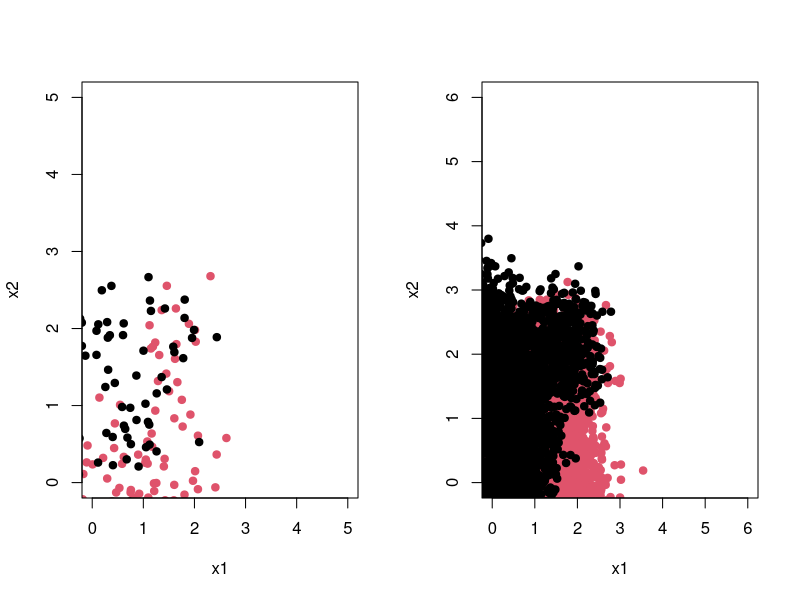
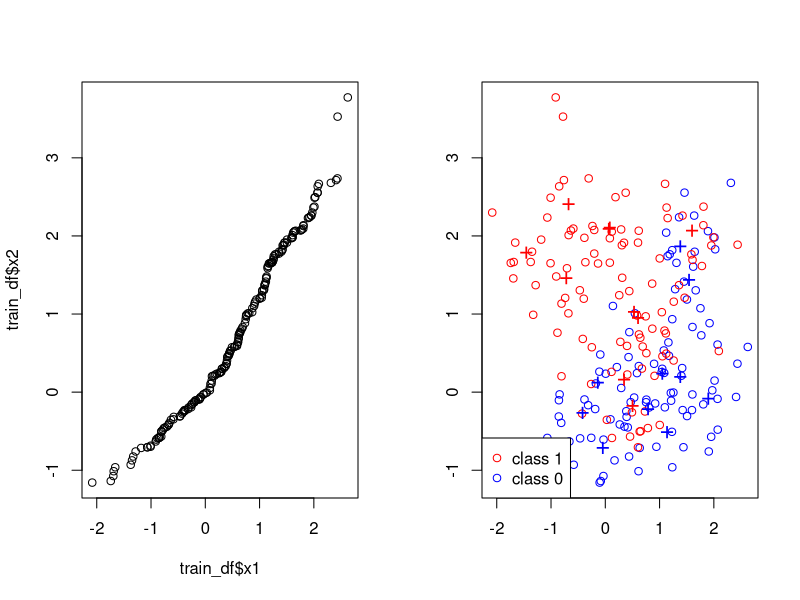
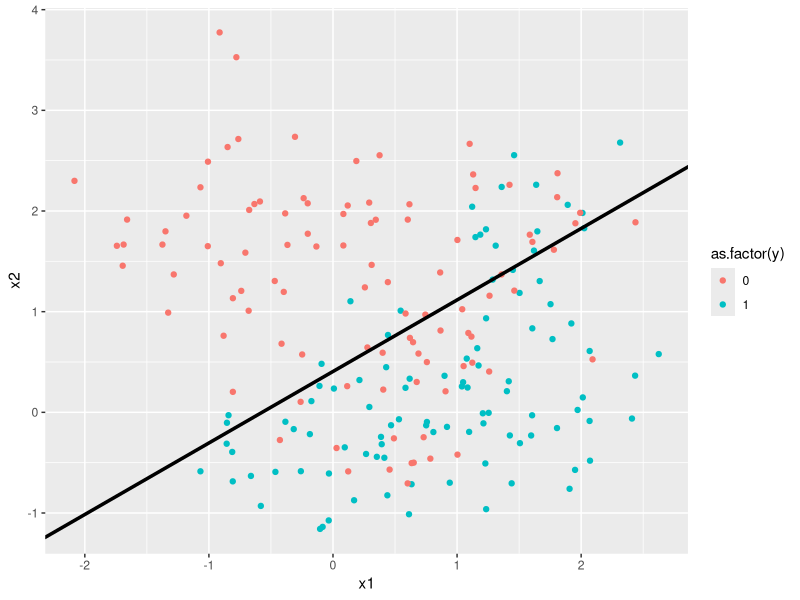
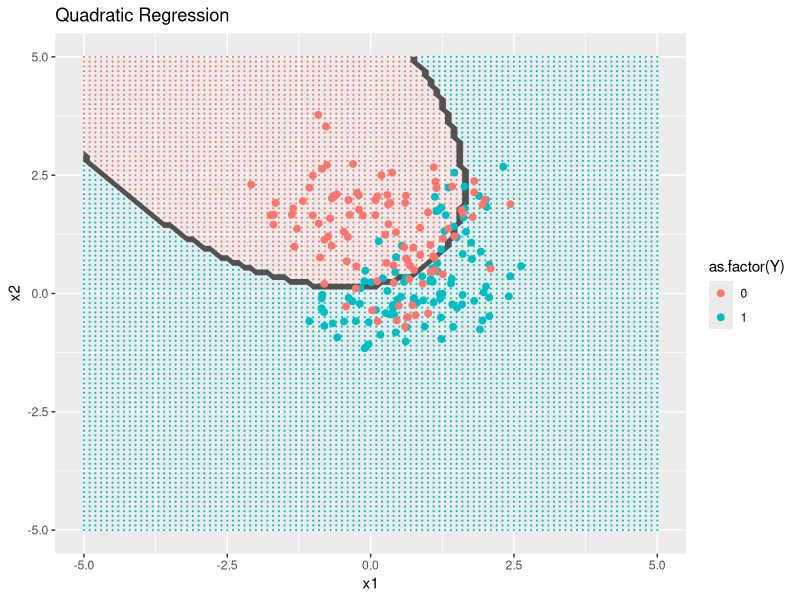

Write R code to recreate these figures, in order. (Note: this script raises an error after producing the figures.)
## ---- chunk 1
options(scipen = 1, digits = 4, width = 80, fig.align = "center")
library(class)
library(ggplot2)
## ---- chunk 2
# fill the following result during 20 simulation run
linearTestErr = data.frame(method = rep("linear",20), set = rep("test", 20), errorRate = rep(0, 20)  )
linearTrainErr = data.frame(method = rep("linear",20), set = rep("train", 20), errorRate = rep(0, 20)  )

quadTestErr = data.frame(method = rep("quadratic",20), set = rep("test", 20), errorRate = rep(0, 20)  )
quadTrainErr = data.frame(method = rep("quadratic",20), set = rep("train", 20), errorRate = rep(0, 20)  )

knnTestErr = data.frame(method = rep("KNN",20), set = rep("test", 20), errorRate = rep(0, 20)  )
knnTrainErr = data.frame(method = rep("KNN",20), set = rep("train", 20), errorRate = rep(0, 20)  )

bayesTestErr = data.frame(method = rep("bayesRule",20), set = rep("test", 20), errorRate = rep(0, 20)  )
bayesTrainErr = data.frame(method = rep("bayesRule",20), set = rep("train", 20), errorRate = rep(0, 20)  )

KNNCvBestK = rep(0, 20)

## ---- chunk 3
set.seed(8742)
centers = 10; # number of centers
p = 2;      
sd = 1;  # sd for generating the centers within each class
m1 = matrix(rnorm(centers*p), centers, p)*sd + cbind( rep(1,centers), rep(0,centers));
m0 = matrix(rnorm(centers*p), centers, p)*sd + cbind( rep(0,centers), rep(1,centers));

## ---- chunk 4
generate_sim_data= function(centers = 10, n = 100, p = 2, sd = sqrt(1/5) ) {
  # Randomly allocate the n samples for class 1  to the 10 clusters
  id1 = sample(1:centers, n, replace = TRUE);
  # Randomly allocate the n samples for class 1 to the 10 clusters
  id0 = sample(1:centers, n, replace = TRUE);  
  matrix(rnorm(2*n*p), 2*n, p)*sd + rbind(m1[id1,], m0[id0,])
}
## ---- chunk 5
n = 100
train_data = generate_sim_data()
cl_train = factor(c(rep(1,n), rep(0,n)))
train_df = data.frame(train_data)
train_df$y = c(c(rep(1,n), rep(0,n)))
colnames(train_df) = c("x1","x2","y")
## ---- chunk 6
N = 5000
test_data = generate_sim_data(n = N)
cl_test = factor(c(rep(1,N), rep(0,N)))
test_df = data.frame(test_data)
test_df$y = cl_test
colnames(test_df) = c("x1","x2","y")
## ---- chunk 7
par(mfrow = c(1,2))
plot(x2 ~ x1, col = cl_train, data = train_df,
     ylim = c(0, 5), xlim = c(0, 5), pch = 20, cex = 1.5)
plot(x2 ~ x1, col = cl_test, data = test_df,
     ylim = c(0, 6), xlim = c(0, 6), pch = 20, cex = 1.5)
qqplot(train_df$x1,train_df$x2,plot.it = TRUE)
## ---- chunk 8
plot(train_data[, 1], train_data[, 2], type = "n", xlab = "", ylab = "")

points(train_data[1:n, 1], train_data[1:n, 2], col = "blue");
points(train_data[(n+1):(2*n), 1], train_data[(n+1):(2*n), 2], col="red"); 

points(m1[1:10, 1], m1[1:10, 2], pch="+", cex=1.5, col="blue");    
points(m0[1:10, 1], m0[1:10, 2], pch="+", cex=1.5, col="red");   

legend("bottomleft", pch = c(1,1), col = c("red", "blue"), 
       legend = c("class 1", "class 0"))
## ---- chunk 9
lm_fit = lm(y ~ ., data = train_df)
lm_pred_cl_train = as.numeric(lm_fit$fitted > 0.5)
paste("Train Error with Linear Regression Model:",mean(train_df$y != lm_pred_cl_train))
paste("Test Error with Linear Regression Model:",round(mean(ifelse(predict(lm_fit, newdata = test_df, interval = "prediction") > 0.5, 1, 0) != test_df$y),4))
## ---- chunk 10
ggplot(data = train_df, aes(x = x1, y = x2, color = as.factor(y))) + 
    geom_point() + geom_abline(slope = -lm_fit$coefficients[2]/lm_fit$coefficients[3], 
    intercept = (0.5 - lm_fit$coefficients[1])/lm_fit$coefficients[3], 
    size = 1.2)
## ---- chunk 11
quad_fit = lm(y ~ x1 + x2 + I(x1*x2) + I(x1^2) + I(x2^2), data = train_df)
lm_pred_cl_train = as.numeric(quad_fit$fitted > 0.5)
paste("Train Error with Quadratic Model:",mean(train_df$y != lm_pred_cl_train))
paste("Test Error with Quadratic Model:",round(mean(ifelse(predict(quad_fit, newdata = test_df, interval = "prediction") > 0.5, 1, 0) != test_df$y),4))
## ---- chunk 12
# create a grid of points to be predicted by quad regression
X1 = seq(-5, 5, 0.1)
X2 = seq(-5, 5, 0.1)
X = expand.grid(x1 = X1, x2 = X2)
Y = ifelse(predict(quad_fit, newdata = X) > 0.5, 1, 0)

# plot the area
ggplot(data = X ) +
  geom_point(aes(x = x1, y = x2, color = as.factor(Y)), size = 0.1) +
  geom_contour(aes(x = x1, y = x2, z = Y), color = "grey32", inherit.aes = FALSE) +
  geom_point(data = train_df, aes(x = x1, y = x2, color = as.factor(y)), size = 2) +
  ggtitle("Quadratic Regression ")
  


## ---- chunk 13
set.seed(8742)
dataSet = rbind(train_df,test_df)
dataSet = dataSet[sample(nrow(train_df)),]
foldNum = 10
cvKNNAveErrorRate=function(K,dataSet,foldSize,foldNum) {
  error = 0
  for (runId in 1:foldNum) {
      testSetIndex = ((runId - 1) * foldSize + 1):(ifelse(runId == 
          foldNum, nrow(dataSet), runId * foldSize))
      trainX = dataSet[-testSetIndex, c("x1", "x2")]
      trainY = as.factor(dataSet[-testSetIndex, ]$y)
      testX = dataSet[testSetIndex, c("x1", "x2")]
      testY = as.factor(dataSet[testSetIndex, ]$y)
      predictY = knn(trainX, testX, trainY, K)
      error = error + sum(predictY != testY)
  }
  error = error/nrow(dataSet)
  error
}

cvKNN = function(dataSet, foldNum) {
    foldSize = floor(nrow(dataSet)/foldNum)
    KVector = seq(1, (nrow(dataSet) - foldSize), 2)
    cvKNNAveErrorRates = sapply(KVector, cvKNNAveErrorRate, dataSet, 
        foldSize, foldNum)
    result = list()
    result$bestK = max(KVector[cvKNNAveErrorRates == min(cvKNNAveErrorRates)])
    bestK_index = which(KVector %in% c(result$bestK))
    result$cvError = cvKNNAveErrorRates[bestK_index]
    result
}

cvKNN(dataSet,foldNum)

## ---- chunk 14
# create a grid of points to be predicted by KNN
X1 = seq(-5, 5, 0.1)
X2 = seq(-5, 5, 0.1)
X = expand.grid(x1 = X1, x2 = X2)
Y = knn(train_df[, c("x1", "x2")], X, train_df[, c("y")] , 13) 

# plot the area
ggplot(data = X ) +
  geom_point(aes(x = x1, y = x2, color = as.factor(Y)), size = 0.1) +
  geom_contour(aes(x = x1, y = x2, z = Y), color = "grey32", inherit.aes = FALSE) +
  geom_point(data = train_df, aes(x = x1, y = x2, color = as.factor(y)), size = 2) +
  ggtitle("KNN with K = 13 ")
  



## ---- chunk 15
# bayes error
mixedModelBayes=function(x){
  sum(exp(-apply((t(m1)-x)^2, 2, sum)*5/2))/sum(exp(-apply((t(m0)-x)^2, 2, sum)*5/2))
}


cl_test_pred_Bayes = apply(test_data, 1, mixedModelBayes)
cl_test_pred_Bayes = as.numeric(cl_test_pred_Bayes > 1);
table(cl_test, cl_test_pred_Bayes); 
test.err.Bayes = sum(cl_test !=  cl_test_pred_Bayes) / (2*N)
print(test.err.Bayes)
## ---- chunk 16

# create a grid of points to be predicted by bayes rule
X1 = seq(-5, 5, 0.1)
X2 = seq(-5, 5, 0.1)
X = expand.grid(x1 = X1, x2 = X2)
Y = as.numeric(apply(X, 1, mixedModelBayes) > 1)

# plot the area
ggplot(data = X ) +
  geom_point(aes(x = x1, y = x2, color = as.factor(Y)), size = 0.1) +
  geom_contour(aes(x = x1, y = x2, z = Y), color = "grey32", inherit.aes = FALSE) +
  geom_point(data = train_df, aes(x = x1, y = x2, color = as.factor(y)), size = 2) +
  ggtitle("Classification based on the Bayes Rule ")


## ---- chunk 17

# consolidate all results
finalErr = rbind(linearTestErr, linearTrainErr, quadTestErr, quadTrainErr, knnTestErr, knnTrainErr, bayesTestErr, bayesTrainErr)

# randomly assign some error for visualization testing
# comment this out when real data is available
finalErr$errorRate = runif(nrow(finalErr), min = 0.01, max = 0.9)

# plot boxplot
ggplot(finalErr, aes(x = method, y = errorRate, fill = set)) +
  geom_boxplot() +
  ggtitle("Repeat simulation 20 times and compare the performance for all methods ")
## ---- chunk 18

# randomly assign best K for visualization testing
# comment this out when real data is available
KNNCvBestK = floor(runif(length(KNNCvBestK), min = 1, max = 100))

bestK_df = data.frame(simulation = seq(1,20,1), K = KNNCvBestK)

# plot barplot for 20 best K
ggplot(bestK_df, aes(x = simulation, y = K)) +
  geom_bar(stat = "identity") +
  ggtitle("best K selected by 10 fold cross validation for KNN ")



## ---- chunk 19
mean(KNNCvBestK)

## ---- chunk 20
sd(KNNCvBestK)
